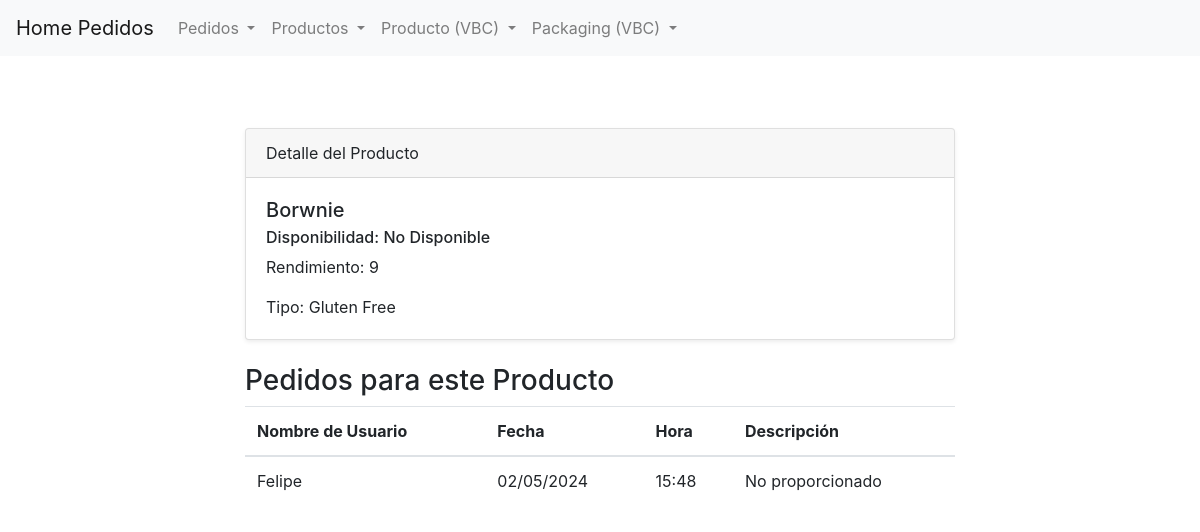
Screenshot of /pedidos/producto/vbc/3/detail with the database file from the repository.
### pedidos/models.py (models this page shows, shortened)
class Producto(models.Model):
    class Tipo(models.TextChoices):
        LIBRE_DE_GLUTEN = 'Gluten Free' , 'Gluten Free'
        VEGANO = 'Vegan' , 'Vegan'
        CONTIENE_TRIGO = 'With Wheat' , 'With Wheat'
        LIBRE_DE_AZUCAR = 'Sugar Free' , 'Sugar Free'
    nombre = models.CharField(max_length=100)
    disponible = models.BooleanField(default=True)
    rendimiento = models.IntegerField()
    tipo = models.CharField(
            max_length=50,
            choices=Tipo.choices,
            default=Tipo.CONTIENE_TRIGO,
    )
    descripcion = models.TextField(blank=True, null=True)

class Pedido(models.Model):
    nombre_de_usuario = models.ForeignKey(User, null=True, on_delete=models.SET_NULL, related_name="usuarios")
    producto = models.ForeignKey(Producto, on_delete=models.CASCADE, related_name="pedidos")
    fecha = models.DateField(default=timezone.now)
    hora = models.TimeField(default=timezone.now)
    descripcion = models.TextField(blank=True, null=True)

### pedidos/views.py (the view)
# urls.py: path("producto/vbc/<int:pk>/detail", ProductoDetailView.as_view(), name="vbc_producto_detail"),
class ProductoDetailView(DetailView):
    model = Producto
    template_name = "pedidos/vbc/detail-producto.html"
    context_object_name = "producto"

### pedidos/templates/pedidos/vbc/detail-producto.html (shortened to what this page needs)
{% extends 'pedidos/base.html' %}
{% block content %}
<section class="py-5">
    <div class="container">
        <div class="row">
            <div class="col-lg-8 mx-auto">
                <div class="card shadow-sm">
                    <div class="card-header">
                        Detalle del Producto
                    </div>
                    <div class="card-body">
                        <h5 class="card-title">{{ producto.nombre }}</h5>
                        {% if Producto.disponible %}
                        <h6 class="card-subtitle mb-2">Disponibilidad: Disponible</h6>
                        {% else %}
                        <h6 class="card-subtitle mb-2">Disponibilidad: No Disponible</h6>
                        {% endif %}
                        <p class="card-text">Rendimiento: {{ producto.rendimiento }}</p>
                        <p class="card-text">Tipo: {{ producto.tipo | default:"No proporcionado" }}</p>
                    </div>
                </div>
                <div class="mt-4">
                    <h3>Pedidos para este Producto</h3>
                    <table class="table">
                        <thead>
                            <tr>
                                <th scope="col">Nombre de Usuario</th>
                                <th scope="col">Fecha</th>
                                <th scope="col">Hora</th>
                                <th scope="col">Descripción</th>
                            </tr>
                        </thead>
                        <tbody>
                            {% for pedido in producto.pedidos.all %}
                            <tr>
                                <td>{{ pedido.nombre_de_usuario }}</td>
                                <td>{{ pedido.fecha | date:"d/m/Y" }}</td>
                                <td>{{ pedido.hora | date:"H:i" }}</td>
                                <td>{{ pedido.descripcion | default:"No proporcionado" }}</td>
                            </tr>
                            {% empty %}
                            <tr>
                                <td colspan="5">No hay pedidos para este producto.</td>
                            </tr>
                            {% endfor %}
                        </tbody>
                    </table>
                </div>
            </div>
        </div>
    </div>
</section>
{% endblock %}

### rows the page displays
Producto: nombre "Borwnie", rendimiento "9", tipo "Gluten Free"
Pedido: nombre_de_usuario "Felipe", fecha "02/05/2024", hora "15:48", descripcion "No proporcionado"
